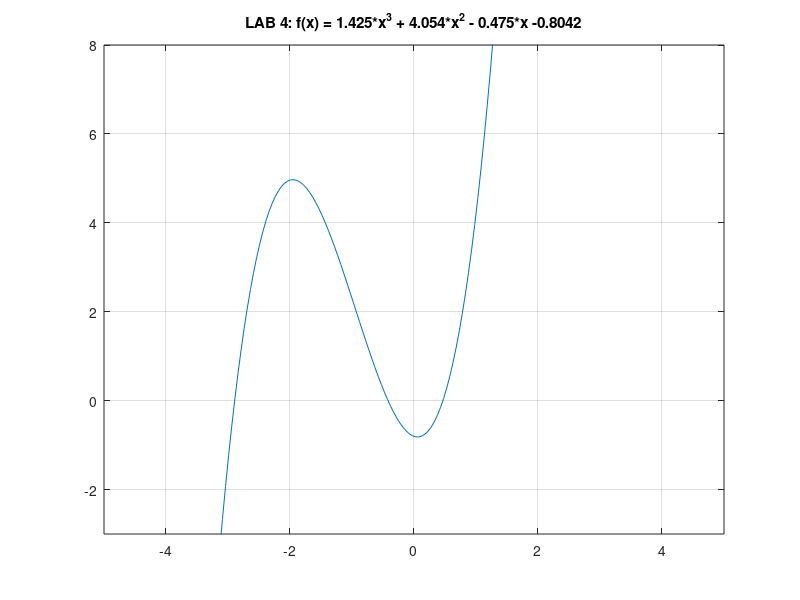

MATLAB code to generate this figure:
%
% CHRISTINE SHUE
% JULY 13, 2017
% LAB 4
%
%
f = inline('1.425.*x.^3 + 4.054.*x.^2 - 0.475.*x -0.8042');
x = linspace(-5,5,200);
y = f(x);
plot(x,y)
axis([-5 5 -3 8])
grid on
title ('LAB 4: f(x) = 1.425*x^3 + 4.054*x^2 - 0.475*x -0.8042');